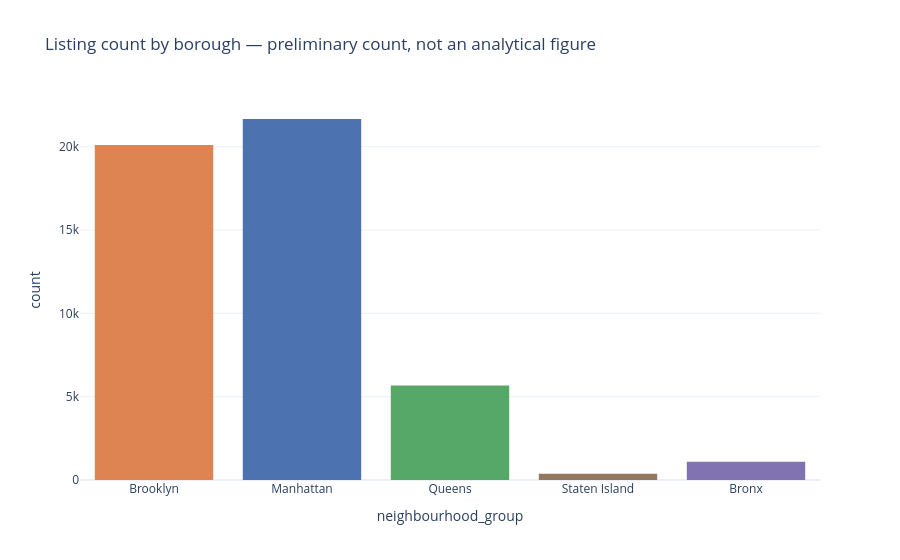

The cell this chart's notebook holds for it:
### Code cell
fig = px.histogram(listings, x='neighbourhood_group', color='neighbourhood_group',
                    color_discrete_map=PALETTE,
                    title='Listing count by borough — preliminary count, not an analytical figure')
fig.update_layout(showlegend=False)
fig.show()

### Figure 1 — Plotly figure (JSON) as saved in the notebook; plotly's stock layout.template omitted (floating-point values rounded to 4 significant figures; data arrays with more than 128 entries replaced by an {"elided": "..."} marker saying what was removed)
{"data": [{"bingroup": "x", "hovertemplate": "neighbourhood_group=%{x}<br>count=%{y}<extra></extra>", "legendgroup": "Brooklyn", "marker": {"color": "#DD8452", "pattern": {"shape": ""}}, "name": "Brooklyn", "orientation": "v", "showlegend": true, "type": "histogram", "x": {"elided": "20095 str values"}, "xaxis": "x", "yaxis": "y"}, {"bingroup": "x", "hovertemplate": "neighbourhood_group=%{x}<br>count=%{y}<extra></extra>", "legendgroup": "Manhattan", "marker": {"color": "#4C72B0", "pattern": {"shape": ""}}, "name": "Manhattan", "orientation": "v", "showlegend": true, "type": "histogram", "x": {"elided": "21660 str values"}, "xaxis": "x", "yaxis": "y"}, {"bingroup": "x", "hovertemplate": "neighbourhood_group=%{x}<br>count=%{y}<extra></extra>", "legendgroup": "Queens", "marker": {"color": "#55A868", "pattern": {"shape": ""}}, "name": "Queens", "orientation": "v", "showlegend": true, "type": "histogram", "x": {"elided": "5666 str values"}, "xaxis": "x", "yaxis": "y"}, {"bingroup": "x", "hovertemplate": "neighbourhood_group=%{x}<br>count=%{y}<extra></extra>", "legendgroup": "Staten Island", "marker": {"color": "#937860", "pattern": {"shape": ""}}, "name": "Staten Island", "orientation": "v", "showlegend": true, "type": "histogram", "x": {"elided": "373 str values"}, "xaxis": "x", "yaxis": "y"}, {"bingroup": "x", "hovertemplate": "neighbourhood_group=%{x}<br>count=%{y}<extra></extra>", "legendgroup": "Bronx", "marker": {"color": "#8172B2", "pattern": {"shape": ""}}, "name": "Bronx", "orientation": "v", "showlegend": true, "type": "histogram", "x": {"elided": "1090 str values"}, "xaxis": "x", "yaxis": "y"}], "layout": {"barmode": "relative", "legend": {"title": {"text": "neighbourhood_group"}, "tracegroupgap": 0}, "showlegend": false, "title": {"text": "Listing count by borough — preliminary count, not an analytical figure"}, "xaxis": {"anchor": "y", "categoryarray": ["Brooklyn", "Manhattan", "Queens", "Staten Island", "Bronx"], "categoryorder": "array", "domain": [0, 1], "title": {"text": "neighbourhood_group"}}, "yaxis": {"anchor": "x", "domain": [0, 1], "title": {"text": "count"}}}}
